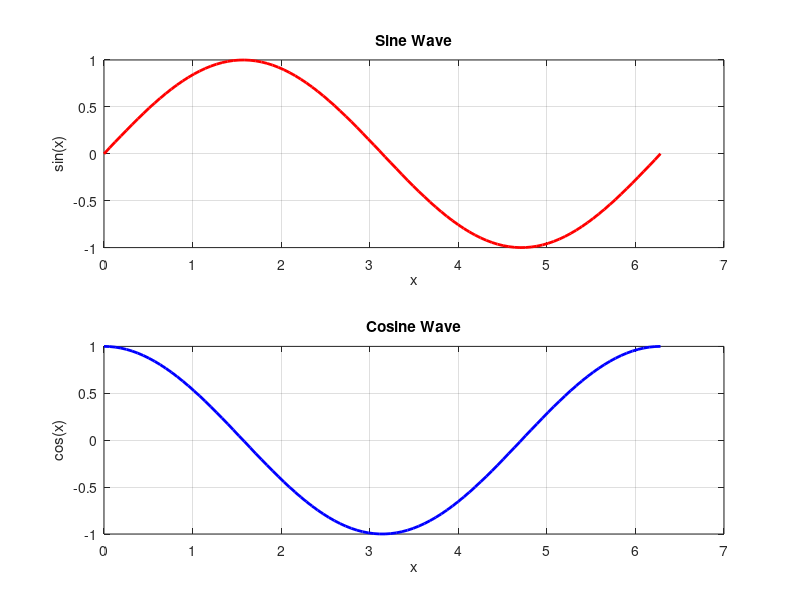

Recreate this plot in MATLAB.
% Test Plot Script
set(0, 'DefaultFigureRenderer', 'painters');
clear;
clc;

% Generate some test data
x = linspace(0, 2*pi, 100);
y1 = sin(x);
y2 = cos(x);

% Create a figure
figure;
clf;

% Plot the sine wave
subplot(2, 1, 1);
plot(x, y1, 'r', 'LineWidth', 2);
title('Sine Wave');
xlabel('x');
ylabel('sin(x)');
grid on;

% Plot the cosine wave
subplot(2, 1, 2);
plot(x, y2, 'b', 'LineWidth', 2);
title('Cosine Wave');
xlabel('x');
ylabel('cos(x)');
grid on;

% Save the figure as a file
saveas(gcf, 'test_plot_output.png');

disp('Test plot generated and saved as test_plot_output.png');
